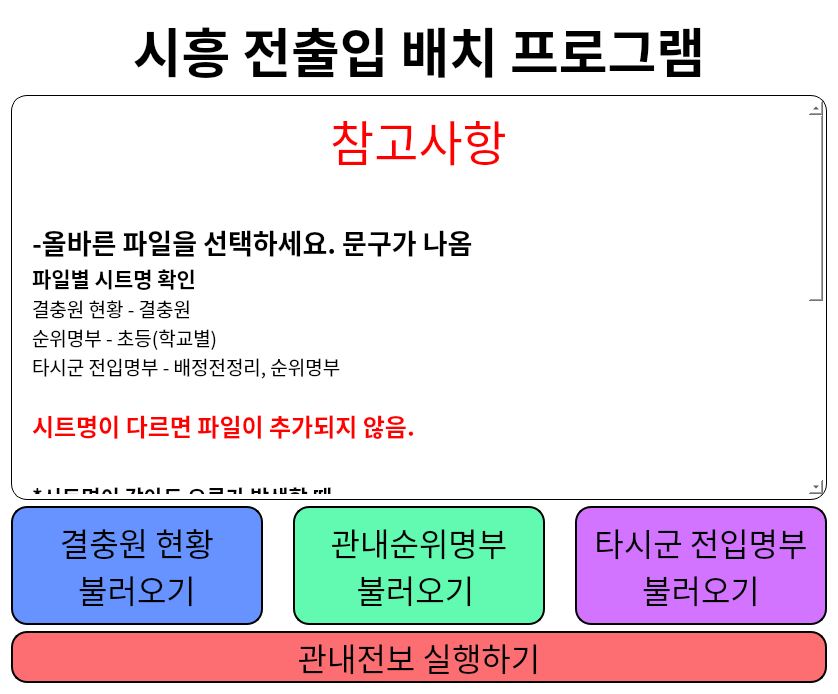
<?xml version="1.0" encoding="UTF-8"?>
<ui version="4.0">
 <class>Start</class>
 <widget class="QWidget" name="Start">
  <property name="geometry">
   <rect>
    <x>0</x>
    <y>0</y>
    <width>838</width>
    <height>694</height>
   </rect>
  </property>
  <property name="font">
   <font>
    <family>맑은 고딕</family>
   </font>
  </property>
  <property name="windowTitle">
   <string>시흥 전보</string>
  </property>
  <property name="styleSheet">
   <string notr="true">QWidget{
	background-color: rgb(255, 255, 255);
}
</string>
  </property>
  <layout class="QGridLayout" name="gridLayout" rowstretch="0,5,0,0,0" rowminimumheight="0,0,0,0,0">
   <property name="sizeConstraint">
    <enum>QLayout::SetDefaultConstraint</enum>
   </property>
   <item row="4" column="0">
    <widget class="QPushButton" name="pushButton_4">
     <property name="sizePolicy">
      <sizepolicy hsizetype="Minimum" vsizetype="Expanding">
       <horstretch>0</horstretch>
       <verstretch>0</verstretch>
      </sizepolicy>
     </property>
     <property name="font">
      <font>
       <family>맑은 고딕</family>
       <pointsize>24</pointsize>
      </font>
     </property>
     <property name="styleSheet">
      <string notr="true">QPushButton{
	background-color: rgb(253, 110, 115);
    border-style: outset;
    border-width: 2px;
    border-radius: 16px;
    border-color: black;
}
QPushButton:pressed{
	background-color: rgb(233, 90, 95);
}</string>
     </property>
     <property name="text">
      <string>관내전보 실행하기</string>
     </property>
    </widget>
   </item>
   <item row="0" column="0">
    <widget class="QLabel" name="label">
     <property name="font">
      <font>
       <family>맑은 고딕</family>
       <pointsize>40</pointsize>
       <weight>75</weight>
       <bold>true</bold>
      </font>
     </property>
     <property name="styleSheet">
      <string notr="true">QLabel{
	color: rgb(0, 0, 0);
}</string>
     </property>
     <property name="text">
      <string>시흥 전출입 배치 프로그램</string>
     </property>
     <property name="alignment">
      <set>Qt::AlignCenter</set>
     </property>
    </widget>
   </item>
   <item row="3" column="0">
    <layout class="QHBoxLayout" name="horizontalLayout" stretch="0,0,0">
     <property name="spacing">
      <number>30</number>
     </property>
     <item>
      <widget class="QPushButton" name="pushButton">
       <property name="sizePolicy">
        <sizepolicy hsizetype="Preferred" vsizetype="Expanding">
         <horstretch>0</horstretch>
         <verstretch>0</verstretch>
        </sizepolicy>
       </property>
       <property name="font">
        <font>
         <family>맑은 고딕</family>
         <pointsize>24</pointsize>
        </font>
       </property>
       <property name="styleSheet">
        <string notr="true">QPushButton{
	background-color:rgb(102, 147, 255);
    border-style: outset;
    border-width: 2px;
    border-radius: 16px;
    border-color: black;
	padding: 10px;
}
QPushButton:pressed{
	background-color:rgb(82, 127, 235);
}</string>
       </property>
       <property name="text">
        <string>결충원 현황
불러오기</string>
       </property>
      </widget>
     </item>
     <item>
      <widget class="QPushButton" name="pushButton_2">
       <property name="sizePolicy">
        <sizepolicy hsizetype="Preferred" vsizetype="Expanding">
         <horstretch>0</horstretch>
         <verstretch>0</verstretch>
        </sizepolicy>
       </property>
       <property name="font">
        <font>
         <family>맑은 고딕</family>
         <pointsize>24</pointsize>
        </font>
       </property>
       <property name="autoFillBackground">
        <bool>false</bool>
       </property>
       <property name="styleSheet">
        <string notr="true">QPushButton{
	background-color: rgb(98, 249, 176);
    border-style: outset;
    border-width: 2px;
    border-radius: 16px;
    border-color: black;
	padding: 10px;
}
QPushButton:pressed{
	background-color: rgb(58, 209, 136);
}</string>
       </property>
       <property name="text">
        <string>관내순위명부
불러오기 </string>
       </property>
       <property name="flat">
        <bool>false</bool>
       </property>
      </widget>
     </item>
     <item>
      <widget class="QPushButton" name="pushButton_3">
       <property name="sizePolicy">
        <sizepolicy hsizetype="Preferred" vsizetype="Expanding">
         <horstretch>0</horstretch>
         <verstretch>0</verstretch>
        </sizepolicy>
       </property>
       <property name="font">
        <font>
         <family>맑은 고딕</family>
         <pointsize>24</pointsize>
        </font>
       </property>
       <property name="autoFillBackground">
        <bool>false</bool>
       </property>
       <property name="styleSheet">
        <string notr="true">QPushButton{
	background-color: rgb(210, 116, 255);
    border-style: outset;
    border-width: 2px;
    border-radius: 16px;
    border-color: black;
	padding: 10px 10px 10px 10px;
}
QPushButton:pressed{
	background-color: rgb(190, 96, 235);
}</string>
       </property>
       <property name="text">
        <string>타시군 전입명부
불러오기</string>
       </property>
      </widget>
     </item>
    </layout>
   </item>
   <item row="1" column="0">
    <widget class="QTextBrowser" name="textBrowser">
     <property name="font">
      <font>
       <family>맑은 고딕</family>
       <weight>75</weight>
       <italic>false</italic>
       <bold>true</bold>
      </font>
     </property>
     <property name="styleSheet">
      <string notr="true">QTextEdit{
	color: black;
	background-color: white;
    border-style: outset;
    border-width: 1px;
    border-radius: 16px;
    border-color: black;
	padding: 5px 3px 5px 16px;
}

QScrollBar::handle:vertical {
	background: rgb(211,211,211);
	border-radius:6px;
	width: 15px;
	margin: 0px 2px 0px 2px;
}

QScrollBar::add-line:vertical {
	height: 0px;
	subcontrol-position: bottom;
	subcontrol-origin: margin;
}

QScrollBar::sub-line:vertical {
	height: 0px;
	subcontrol-position: top;
	subcontrol-origin: margin;
}
</string>
     </property>
     <property name="frameShape">
      <enum>QFrame::StyledPanel</enum>
     </property>
     <property name="html">
      <string>&lt;!DOCTYPE HTML PUBLIC &quot;-//W3C//DTD HTML 4.0//EN&quot; &quot;http://www.w3.org/TR/REC-html40/strict.dtd&quot;&gt;
&lt;html&gt;&lt;head&gt;&lt;meta name=&quot;qrichtext&quot; content=&quot;1&quot; /&gt;&lt;style type=&quot;text/css&quot;&gt;
p, li { white-space: pre-wrap; }
&lt;/style&gt;&lt;/head&gt;&lt;body style=&quot; font-family:'맑은 고딕'; font-size:13pt; font-weight:600; font-style:normal;&quot;&gt;
&lt;p align=&quot;center&quot; style=&quot; margin-top:0px; margin-bottom:0px; margin-left:0px; margin-right:0px; -qt-block-indent:0; text-indent:0px;&quot;&gt;&lt;span style=&quot; font-size:36pt; font-weight:400; color:#ff0000;&quot;&gt;참고사항&lt;/span&gt;&lt;/p&gt;
&lt;p align=&quot;center&quot; style=&quot;-qt-paragraph-type:empty; margin-top:0px; margin-bottom:0px; margin-left:0px; margin-right:0px; -qt-block-indent:0; text-indent:0px; font-size:16pt; font-weight:400; color:#ff0000;&quot;&gt;&lt;br /&gt;&lt;/p&gt;
&lt;p style=&quot;-qt-paragraph-type:empty; margin-top:0px; margin-bottom:0px; margin-left:0px; margin-right:0px; -qt-block-indent:0; text-indent:0px; font-size:9pt;&quot;&gt;&lt;br /&gt;&lt;/p&gt;
&lt;p style=&quot; margin-top:0px; margin-bottom:0px; margin-left:0px; margin-right:0px; -qt-block-indent:0; text-indent:0px;&quot;&gt;&lt;span style=&quot; font-size:20pt;&quot;&gt;-올바른 파일을 선택하세요. 문구가 나옴&lt;/span&gt;&lt;/p&gt;
&lt;p style=&quot; margin-top:0px; margin-bottom:0px; margin-left:0px; margin-right:0px; -qt-block-indent:0; text-indent:0px;&quot;&gt;&lt;span style=&quot; font-size:16pt;&quot;&gt;파일별 시트명 확인&lt;/span&gt;&lt;/p&gt;
&lt;p style=&quot; margin-top:0px; margin-bottom:0px; margin-left:0px; margin-right:0px; -qt-block-indent:0; text-indent:0px;&quot;&gt;&lt;span style=&quot; font-size:14pt; font-weight:400;&quot;&gt;결충원 현황 - 결충원&lt;/span&gt;&lt;/p&gt;
&lt;p style=&quot; margin-top:0px; margin-bottom:0px; margin-left:0px; margin-right:0px; -qt-block-indent:0; text-indent:0px;&quot;&gt;&lt;span style=&quot; font-size:14pt; font-weight:400;&quot;&gt;순위명부 - 초등(학교별)&lt;/span&gt;&lt;/p&gt;
&lt;p style=&quot; margin-top:0px; margin-bottom:0px; margin-left:0px; margin-right:0px; -qt-block-indent:0; text-indent:0px;&quot;&gt;&lt;span style=&quot; font-size:14pt; font-weight:400;&quot;&gt;타시군 전입명부 - 배정전정리, 순위명부&lt;/span&gt;&lt;/p&gt;
&lt;p style=&quot;-qt-paragraph-type:empty; margin-top:0px; margin-bottom:0px; margin-left:0px; margin-right:0px; -qt-block-indent:0; text-indent:0px; font-size:14pt; font-weight:400;&quot;&gt;&lt;br /&gt;&lt;/p&gt;
&lt;p style=&quot; margin-top:0px; margin-bottom:0px; margin-left:0px; margin-right:0px; -qt-block-indent:0; text-indent:0px;&quot;&gt;&lt;span style=&quot; font-size:18pt; color:#ff0000;&quot;&gt;시트명이 다르면 파일이 추가되지 않음.&lt;/span&gt;&lt;/p&gt;
&lt;p style=&quot;-qt-paragraph-type:empty; margin-top:0px; margin-bottom:0px; margin-left:0px; margin-right:0px; -qt-block-indent:0; text-indent:0px; font-size:20pt; color:#ff0000;&quot;&gt;&lt;br /&gt;&lt;/p&gt;
&lt;p style=&quot; margin-top:0px; margin-bottom:0px; margin-left:0px; margin-right:0px; -qt-block-indent:0; text-indent:0px;&quot;&gt;&lt;span style=&quot; font-size:16pt;&quot;&gt;*시트명이 같아도 오류가 발생할 때&lt;/span&gt;&lt;/p&gt;
&lt;p style=&quot; margin-top:0px; margin-bottom:0px; margin-left:0px; margin-right:0px; -qt-block-indent:0; text-indent:0px;&quot;&gt;&lt;span style=&quot; font-size:14pt; font-weight:400;&quot;&gt;오류가 있는 연결파일 삭제 후 저장&lt;/span&gt;&lt;/p&gt;
&lt;p style=&quot;-qt-paragraph-type:empty; margin-top:0px; margin-bottom:0px; margin-left:0px; margin-right:0px; -qt-block-indent:0; text-indent:0px; font-size:14pt; font-weight:400; color:#ff0000;&quot;&gt;&lt;br /&gt;&lt;/p&gt;
&lt;p style=&quot; margin-top:0px; margin-bottom:0px; margin-left:0px; margin-right:0px; -qt-block-indent:0; text-indent:0px;&quot;&gt;&lt;span style=&quot; font-size:20pt; color:#000000;&quot;&gt;-배치하기 클릭 후 바로 종료되는 경우&lt;/span&gt;&lt;/p&gt;
&lt;p style=&quot; margin-top:0px; margin-bottom:0px; margin-left:0px; margin-right:0px; -qt-block-indent:0; text-indent:0px;&quot;&gt;&lt;span style=&quot; font-size:14pt; font-weight:400; color:#000000;&quot;&gt;파일들을 열고 다시 저장 한 후에 실행&lt;/span&gt;&lt;/p&gt;
&lt;p style=&quot;-qt-paragraph-type:empty; margin-top:0px; margin-bottom:0px; margin-left:0px; margin-right:0px; -qt-block-indent:0; text-indent:0px; font-size:14pt; font-weight:400; color:#000000;&quot;&gt;&lt;br /&gt;&lt;/p&gt;
&lt;p style=&quot; margin-top:0px; margin-bottom:0px; margin-left:0px; margin-right:0px; -qt-block-indent:0; text-indent:0px;&quot;&gt;&lt;span style=&quot; font-size:20pt; color:#000000;&quot;&gt;-배치하기 클릭 후 응답없음&lt;/span&gt;&lt;/p&gt;
&lt;p style=&quot; margin-top:0px; margin-bottom:0px; margin-left:0px; margin-right:0px; -qt-block-indent:0; text-indent:0px;&quot;&gt;&lt;span style=&quot; font-size:14pt; font-weight:400; color:#000000;&quot;&gt;자동 배치에 시간이 걸리기 때문에 기다려주세요.&lt;/span&gt;&lt;/p&gt;
&lt;p style=&quot;-qt-paragraph-type:empty; margin-top:0px; margin-bottom:0px; margin-left:0px; margin-right:0px; -qt-block-indent:0; text-indent:0px; font-size:20pt; font-weight:400; color:#000000;&quot;&gt;&lt;br /&gt;&lt;/p&gt;
&lt;p style=&quot; margin-top:0px; margin-bottom:0px; margin-left:0px; margin-right:0px; -qt-block-indent:0; text-indent:0px;&quot;&gt;&lt;span style=&quot; font-size:20pt; color:#000000;&quot;&gt;-저장 클릭 후 응답없음&lt;/span&gt;&lt;/p&gt;
&lt;p style=&quot; margin-top:0px; margin-bottom:0px; margin-left:0px; margin-right:0px; -qt-block-indent:0; text-indent:0px;&quot;&gt;&lt;span style=&quot; font-size:14pt; font-weight:400; color:#000000;&quot;&gt;파일 업데이트와 저장을 하고있는 상태이므로&lt;/span&gt;&lt;/p&gt;
&lt;p style=&quot; margin-top:0px; margin-bottom:0px; margin-left:0px; margin-right:0px; -qt-block-indent:0; text-indent:0px;&quot;&gt;&lt;span style=&quot; font-size:14pt; font-weight:400; color:#000000;&quot;&gt;강제종료하지 마시고 기다려주세요.&lt;/span&gt;&lt;/p&gt;&lt;/body&gt;&lt;/html&gt;</string>
     </property>
     <property name="acceptRichText">
      <bool>true</bool>
     </property>
    </widget>
   </item>
  </layout>
 </widget>
 <resources/>
 <connections>
  <connection>
   <sender>pushButton</sender>
   <signal>clicked()</signal>
   <receiver>Start</receiver>
   <slot>get_school_status()</slot>
   <hints>
    <hint type="sourcelabel">
     <x>104</x>
     <y>494</y>
    </hint>
    <hint type="destinationlabel">
     <x>306</x>
     <y>317</y>
    </hint>
   </hints>
  </connection>
  <connection>
   <sender>pushButton_2</sender>
   <signal>clicked()</signal>
   <receiver>Start</receiver>
   <slot>get_internal_list()</slot>
   <hints>
    <hint type="sourcelabel">
     <x>306</x>
     <y>497</y>
    </hint>
    <hint type="destinationlabel">
     <x>306</x>
     <y>317</y>
    </hint>
   </hints>
  </connection>
  <connection>
   <sender>pushButton_4</sender>
   <signal>clicked()</signal>
   <receiver>Start</receiver>
   <slot>start()</slot>
   <hints>
    <hint type="sourcelabel">
     <x>306</x>
     <y>586</y>
    </hint>
    <hint type="destinationlabel">
     <x>306</x>
     <y>317</y>
    </hint>
   </hints>
  </connection>
  <connection>
   <sender>pushButton_3</sender>
   <signal>clicked()</signal>
   <receiver>Start</receiver>
   <slot>get_external_list()</slot>
   <hints>
    <hint type="sourcelabel">
     <x>509</x>
     <y>497</y>
    </hint>
    <hint type="destinationlabel">
     <x>306</x>
     <y>317</y>
    </hint>
   </hints>
  </connection>
 </connections>
 <slots>
  <slot>get_internal_list()</slot>
  <slot>get_school_status()</slot>
  <slot>get_external_list()</slot>
  <slot>start()</slot>
 </slots>
</ui>
